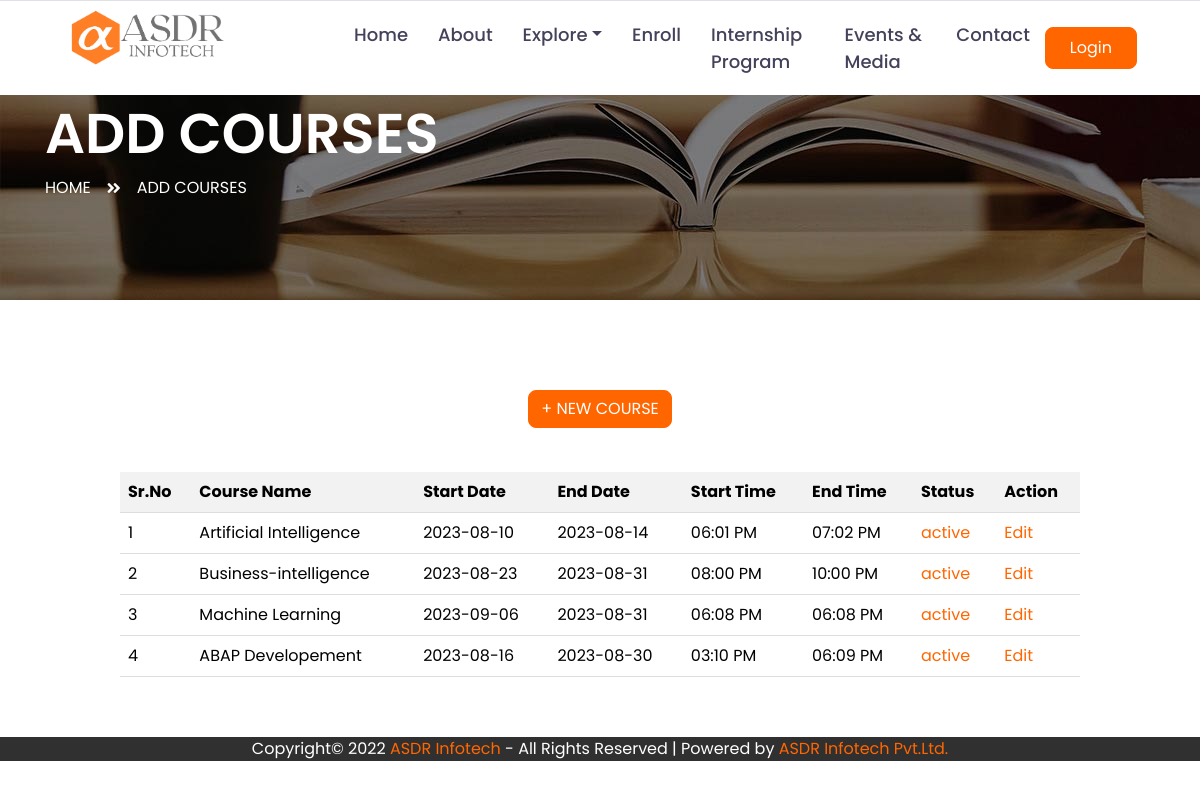
The page /teacher/overview.php on the database its author committed.
### tables this page shows
CREATE TABLE `courses` (
  `course_id` int(11) NOT NULL,
  `course_name` varchar(255) DEFAULT NULL,
  `course_duration` varchar(20) NOT NULL,
  `startdate` date NOT NULL,
  `enddate` date NOT NULL,
  `starttime` varchar(50) DEFAULT NULL,
  `endtime` varchar(50) NOT NULL,
  `cource_amount` int(10) NOT NULL DEFAULT 0,
  `syllabus_type` varchar(30) NOT NULL,
  `course_description` text NOT NULL,
  `course_img` varchar(50) NOT NULL,
  `status` varchar(25) NOT NULL DEFAULT 'active'
);

### teacher/overview.php (the view, shortened to what this page needs)
<?php
    include '../_dbConnect.php';
?>
<?php
$user_type = $_SESSION['user_type'] ?? '';
?>
<!DOCTYPE html>
<html lang="en">
<head>
    <link href="https://cdnjs.cloudflare.com/ajax/libs/font-awesome/5.10.0/css/all.min.css" rel="stylesheet">
    <link href="lib/owlcarousel/assets/owl.carousel.min.css" rel="stylesheet">
    <link href="../css/style.css" rel="stylesheet">
</head>
<body>
    <div class="container-fluid">
        <div class="row border-top px-xl-5"
            style="position: fixed; top: 0;width: 100%; z-index: 9999; background-color: white;">
            <div class="col-lg-3 d-none d-lg-block">
                <a href="index"><img src="../img/ASDR LOGO.png" style="width: 166px; padding: 3px;"></a>
            </div>
            <div class="col-lg-9">
                <nav class="navbar navbar-expand-lg bg-light navbar-light py-3 py-lg-0 px-0"
                    style="padding-top: 0rem !important; padding-bottom: 0rem !important;">
                    <div class="collapse navbar-collapse justify-content-between" id="navbarCollapse">
                        <div class="navbar-nav py-0">
                            <?php
                            if ($user_type !== 'student' && $user_type !== 'teacher') {
                                echo '
                                <a href="index" class="nav-item nav-link ">Home</a>
                                <a href="about" class="nav-item nav-link ">About</a>
                                <div class="nav-item dropdown">
                                <a class="nav-link dropdown-toggle" href="#" id="coursesDropdown" role="button"
                                    data-toggle="dropdown" aria-haspopup="true" aria-expanded="false">Explore</a>
                            </div>
                            <a href="course" class="nav-item nav-link ">Enroll</a>
                            <a href="internship" class="nav-item nav-link ">Internship Program</a>
                            <a href="gallery" class="nav-item nav-link">Events & Media</a>
                            <a href="contact" class="nav-item nav-link">Contact</a>
                                ';
                            }
                            ?>
                        </div>
                        <?php
                        if (isset($_SESSION['user_id'])) {
                            echo '<a class="btn btn-primary py-2 px-4 ml-auto d-none d-lg-block" href="../logout">Logout</a>';
                        } else {
                            echo '<a class="btn btn-primary py-2 px-4 ml-auto d-none d-lg-block" href="#login-modal" data-toggle="modal">Login</a>';
                        }
                        ?>
                    </div>
                </nav>
            </div>
        </div>
    </div>
    <div class="container-fluid page-header" style="margin-bottom: 90px;">
        <div class="container">
            <div class="d-flex flex-column justify-content-center" style="min-height: 300px">
                <h3 class="display-4 text-white text-uppercase">Add Courses</h3>
                <div class="d-inline-flex text-white">
                    <p class="m-0 text-uppercase"><a class="text-white" href="">Home</a></p>
                    <i class="fa fa-angle-double-right pt-1 px-3"></i>
                    <p class="m-0 text-uppercase">Add Courses</p>
                </div>
            </div>
        </div>
    </div>
    <?php
    $sql = "SELECT * FROM courses";
    $result = mysqli_query($conn, $sql);
    ?>
    <center>
    <a href="addoverview">
        <button type="submit" class="btn btn-primary">+ NEW COURSE</button>
    </a>
</center>
<br>
<div style="overflow-x: auto;">
<table>
    <tr>
        <th>Sr.No</th>
        <th>Course Name</th>
        <th>Start Date</th>
        <th>End Date</th>
        <th>Start Time</th>
        <th>End Time</th>
        <th>Status</th>
        <th>Action</th>
    </tr>
    <?php
    if (mysqli_num_rows($result) > 0) {
        $srno = 0;
        while ($row = mysqli_fetch_assoc($result)) {
            $startTime = $row["starttime"];
            $formattedStartTime = date_format(date_create($startTime), 'h:i A');
            $endTime = $row["endtime"];
            $formattedEndTime = date_format(date_create($endTime), 'h:i A');
            echo "<tr>";
            echo "<td>" . $srno+1 . "</td>";
            echo "<td>" . $row["course_name"] . "</td>";
            echo "<td>" . $row["startdate"] . "</td>";
            echo "<td>" . $row["enddate"] . "</td>";
            echo "<td>" . $formattedStartTime . "</td>";
            echo "<td>" . $formattedEndTime . "</td>";
            echo "<td>";
            echo "<a href='#' class='status' data-course-id='" . $row["course_id"] . "' data-status='" . $row["status"] . "'>" . $row["status"] . "</a>";
            echo "</td>";
            echo "<td><a href='editoverview.php?id=" . $row["course_id"] . "'>Edit</a></td>";
            echo "</tr>";
            $srno++;
        }
    } else {
        echo "<tr><td colspan='10'>0 results</td></tr>";
    }
    ?>
</table>
</div>
    <div class="container-fluid text-white" style="padding: 0px;  background: #303030;">
        <center>
        <p style="margin-bottom: 0rem;">Copyright© 2022 <a href="https://asdrinfotech.com/">ASDR Infotech</a> - All Rights Reserved | Powered by <a href="https://asdrinfotech.com/">ASDR Infotech Pvt.Ltd.</a></p>
        </center>
    </div>
</body>
</html>

### teacher/overview.php (style rules this page uses)
table { border-collapse: collapse; width: 100%; margin-top: 20px; margin-bottom: 20px; border-collapse: collapse; width: 80%; margin: 20px auto; margin-left: 10%; margin-right: 10%; margin-bottom: 5%; }
th, td { padding: 8px; text-align: left; border-bottom: 1px solid #ddd; }
th { background-color: #f2f2f2; }
a { text-decoration: none; }

### rows shown on the page
courses: course_name "Artificial Intelligence", startdate "2023-08-10", enddate "2023-08-14", starttime "06:01 PM", endtime "07:02 PM", status "active"
courses: course_name "Business-intelligence", startdate "2023-08-23", enddate "2023-08-31", starttime "08:00 PM", endtime "10:00 PM", status "active"
courses: course_name "Machine Learning", startdate "2023-09-06", enddate "2023-08-31", starttime "06:08 PM", endtime "06:08 PM", status "active"
courses: course_name "ABAP Developement", startdate "2023-08-16", enddate "2023-08-30", starttime "03:10 PM", endtime "06:09 PM", status "active"
